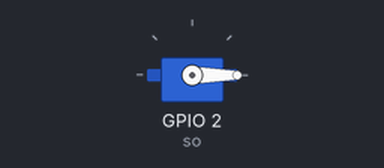
Simulated run of this sketch. Board: ESP32. Parts: servo.

Above: at 0.05 s.
At 0.85 s:
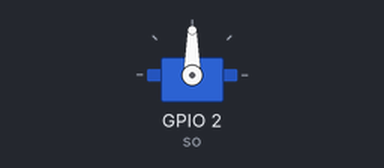
At 1.7 s:
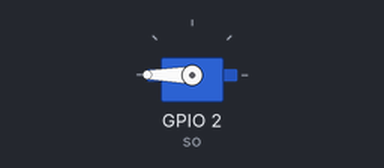
Timing chart, 0 to 3.9 s (numbered marks = the images above):
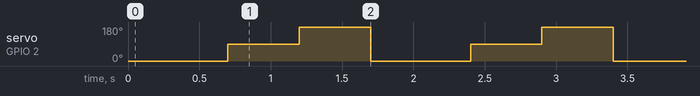

Measured:
- by itself, servo on GPIO 2 (so): repeats every 1.7 s: 180° 0.50 s, 0° 0.70 s, 90° 0.50 s

The sketch:

servo_mg996.ino
```cpp
#include <ESP32Servo.h>
#include <ESP32PWM.h>

// #include "ledc_pwm.hpp"
Servo so;

// LedcPwm servo(LEDC_CHANNEL_0,LEDC_TIMER_0,2,50);

void setup() {
  so.attach(2);
}

void loop() {
  so.write(0);
  delay(700);
  so.write(90);
  delay(500);
  so.write(180);
  delay(500);
  // servo.setDutyCycle(65535 * 0.075);
  // delay(1000);

  // // 1ms pulse = 約 5% duty (左邊)
  // servo.setDutyCycle(65535 * 0.05);
  // delay(1000);

  // // 2ms pulse = 約 10% duty (右邊)
  // servo.setDutyCycle(65535 * 0.10);
  // delay(1000);

}
```
